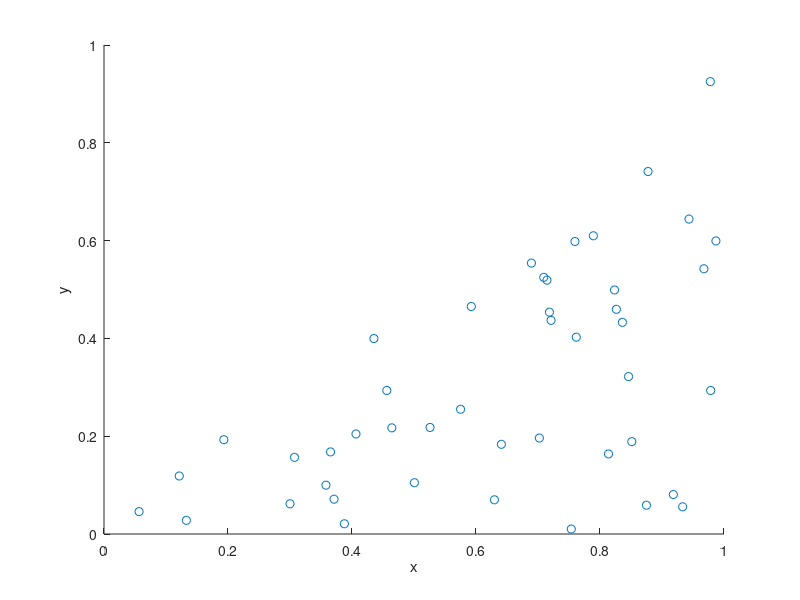

The MATLAB source for this figure:
% Simulate a Poisson point process on a triangle.
% Author: H. Paul Keeler, 2018.
% Website: hpaulkeeler.com
% Repository: github.com/hpaulkeeler/posts

%Simulation window parameters -- points A,B,C of a triangle
xA=0;xB=1;xC=1; %x values of three points
yA=0;yB=0;yC=1; %y values of three points

%Point process parameters
lambda=100; %intensity (ie mean density) of the Poisson process

%calculate sides of triangle
a=sqrt((xA-xB)^2+(yA-yB)^2);
b=sqrt((xB-xC)^2+(yB-yC)^2);
c=sqrt((xC-xA)^2+(yC-yA)^2);
s=(a+b+c)/2; %calculate semi-perimeter

%Use Herron's formula - or use polyarea - to calculate the area of triangle
areaTotal=(1/4)*sqrt( (a+(b+c))*(c-(a-b))*(c+(a-b))*(a+(b-c))); 

%Simulate Poisson point process
numbPoints=poissrnd(areaTotal*lambda);%Poisson number of points
U=(rand(numbPoints,1));%uniform random variables
V=(rand(numbPoints,1));%uniform random variables

%places points uniformly on triangle
xx=sqrt(U)*xA+sqrt(U).*(1-V)*xB+sqrt(U).*V*xC;%x coordinates of points
yy=sqrt(U)*yA+sqrt(U).*(1-V)*yB+sqrt(U).*V*yC;%y coordinates of points

%Plotting
scatter(xx,yy);
xlabel('x');ylabel('y');
